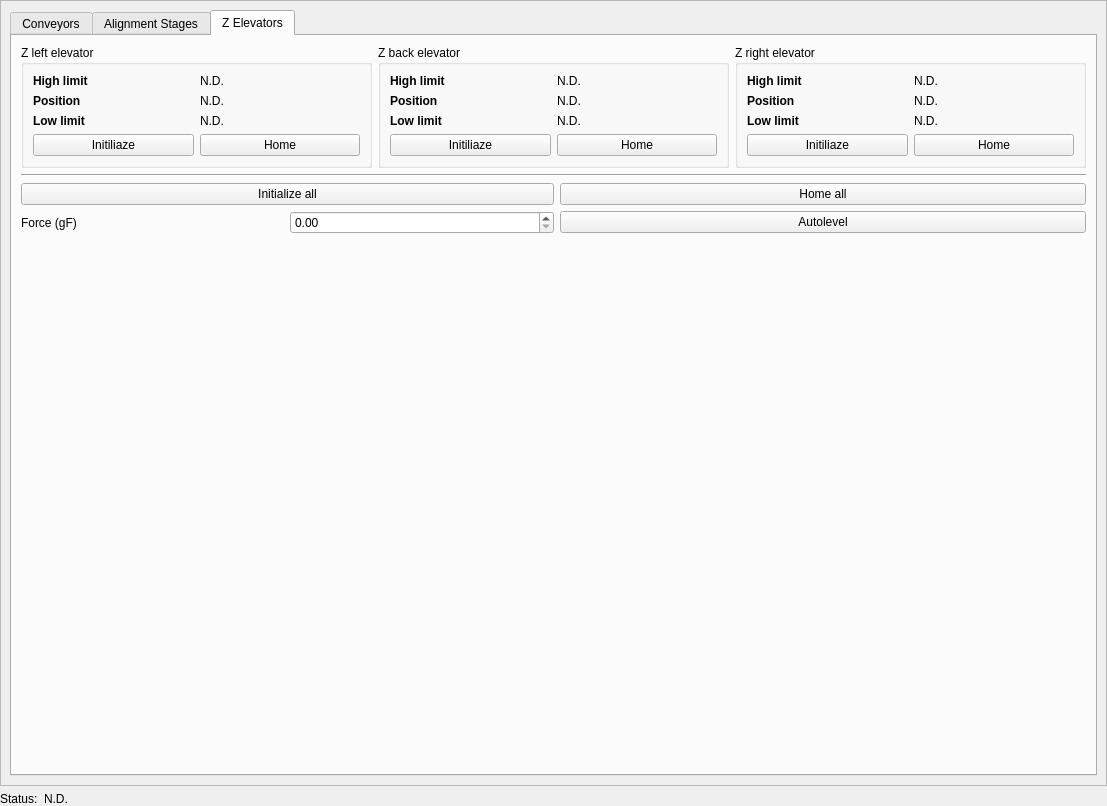
<?xml version="1.0" encoding="UTF-8"?>
<ui version="4.0">
 <class>ProcedureTestView</class>
 <widget class="QWidget" name="ProcedureTestView">
  <property name="geometry">
   <rect>
    <x>0</x>
    <y>0</y>
    <width>1107</width>
    <height>806</height>
   </rect>
  </property>
  <property name="windowTitle">
   <string>Form</string>
  </property>
  <layout class="QGridLayout" name="gridLayout" columnstretch="0,1">
   <property name="leftMargin">
    <number>0</number>
   </property>
   <property name="topMargin">
    <number>0</number>
   </property>
   <property name="rightMargin">
    <number>0</number>
   </property>
   <property name="bottomMargin">
    <number>0</number>
   </property>
   <item row="2" column="0">
    <widget class="QLabel" name="label">
     <property name="text">
      <string>Status:</string>
     </property>
    </widget>
   </item>
   <item row="2" column="1">
    <widget class="QLabel" name="lblProcStatus">
     <property name="text">
      <string>N.D.</string>
     </property>
    </widget>
   </item>
   <item row="0" column="0" colspan="2">
    <widget class="QScrollArea" name="scrollArea">
     <property name="widgetResizable">
      <bool>true</bool>
     </property>
     <widget class="QWidget" name="scrollAreaWidgetContents">
      <property name="geometry">
       <rect>
        <x>0</x>
        <y>0</y>
        <width>1105</width>
        <height>781</height>
       </rect>
      </property>
      <layout class="QVBoxLayout" name="verticalLayout">
       <item>
        <widget class="QTabWidget" name="tabWidget">
         <property name="currentIndex">
          <number>2</number>
         </property>
         <widget class="QWidget" name="tab">
          <attribute name="title">
           <string>Conveyors</string>
          </attribute>
          <layout class="QGridLayout" name="gridLayout_3">
           <item row="8" column="0">
            <widget class="QLabel" name="label_42">
             <property name="font">
              <font>
               <bold>true</bold>
              </font>
             </property>
             <property name="text">
              <string>CW0</string>
             </property>
            </widget>
           </item>
           <item row="2" column="4">
            <widget class="QLabel" name="label_36">
             <property name="font">
              <font>
               <bold>true</bold>
              </font>
             </property>
             <property name="text">
              <string>CM2</string>
             </property>
            </widget>
           </item>
           <item row="3" column="4">
            <widget class="QLabel" name="label_32">
             <property name="font">
              <font>
               <bold>true</bold>
              </font>
             </property>
             <property name="text">
              <string>CM3</string>
             </property>
            </widget>
           </item>
           <item row="8" column="5">
            <widget class="QLabel" name="cw2Value">
             <property name="text">
              <string>N.D.</string>
             </property>
            </widget>
           </item>
           <item row="4" column="5">
            <widget class="QPushButton" name="btnInitializeMask">
             <property name="text">
              <string>INITIALIZE</string>
             </property>
            </widget>
           </item>
           <item row="10" column="0">
            <widget class="QPushButton" name="btnEjectWafer">
             <property name="text">
              <string>EJECT</string>
             </property>
            </widget>
           </item>
           <item row="7" column="0" colspan="6">
            <widget class="Line" name="line_7">
             <property name="orientation">
              <enum>Qt::Orientation::Horizontal</enum>
             </property>
            </widget>
           </item>
           <item row="2" column="3">
            <widget class="QLabel" name="cm1Value">
             <property name="text">
              <string>N.D.</string>
             </property>
            </widget>
           </item>
           <item row="1" column="0" colspan="6">
            <widget class="Line" name="line_8">
             <property name="orientation">
              <enum>Qt::Orientation::Horizontal</enum>
             </property>
            </widget>
           </item>
           <item row="4" column="2">
            <widget class="QPushButton" name="btnExposureMask">
             <property name="text">
              <string>EXPOSURE</string>
             </property>
            </widget>
           </item>
           <item row="4" column="4">
            <widget class="QPushButton" name="btnHomeMask">
             <property name="text">
              <string>HOME</string>
             </property>
            </widget>
           </item>
           <item row="8" column="4">
            <widget class="QLabel" name="label_33">
             <property name="font">
              <font>
               <bold>true</bold>
              </font>
             </property>
             <property name="text">
              <string>CW2</string>
             </property>
            </widget>
           </item>
           <item row="9" column="0">
            <widget class="QLabel" name="label_34">
             <property name="font">
              <font>
               <bold>true</bold>
              </font>
             </property>
             <property name="text">
              <string>Position</string>
             </property>
            </widget>
           </item>
           <item row="2" column="0">
            <widget class="QLabel" name="label_40">
             <property name="font">
              <font>
               <bold>true</bold>
              </font>
             </property>
             <property name="text">
              <string>CM0</string>
             </property>
            </widget>
           </item>
           <item row="3" column="5">
            <widget class="QLabel" name="cm3Value">
             <property name="text">
              <string>N.D.</string>
             </property>
            </widget>
           </item>
           <item row="0" column="0">
            <widget class="QLabel" name="label_38">
             <property name="font">
              <font>
               <pointsize>12</pointsize>
               <bold>true</bold>
              </font>
             </property>
             <property name="text">
              <string>Mask drawer</string>
             </property>
            </widget>
           </item>
           <item row="2" column="1">
            <widget class="QLabel" name="cm0Value">
             <property name="text">
              <string>N.D.</string>
             </property>
            </widget>
           </item>
           <item row="4" column="1">
            <widget class="QPushButton" name="btnInsertMask">
             <property name="text">
              <string>INSERT</string>
             </property>
            </widget>
           </item>
           <item row="10" column="4">
            <widget class="QPushButton" name="btnHomeWafer">
             <property name="text">
              <string>HOME</string>
             </property>
            </widget>
           </item>
           <item row="2" column="5">
            <widget class="QLabel" name="cm2Value">
             <property name="text">
              <string>N.D.</string>
             </property>
            </widget>
           </item>
           <item row="10" column="5">
            <widget class="QPushButton" name="btnInitializeWafer">
             <property name="text">
              <string>INITIALIZE</string>
             </property>
            </widget>
           </item>
           <item row="4" column="0">
            <widget class="QPushButton" name="btnEjectMask">
             <property name="text">
              <string>EJECT</string>
             </property>
            </widget>
           </item>
           <item row="5" column="0" colspan="6">
            <spacer name="verticalSpacer_5">
             <property name="orientation">
              <enum>Qt::Orientation::Vertical</enum>
             </property>
             <property name="sizeType">
              <enum>QSizePolicy::Policy::Fixed</enum>
             </property>
             <property name="sizeHint" stdset="0">
              <size>
               <width>20</width>
               <height>8</height>
              </size>
             </property>
            </spacer>
           </item>
           <item row="10" column="1">
            <widget class="QPushButton" name="btnInsertWafer">
             <property name="text">
              <string>INSERT</string>
             </property>
            </widget>
           </item>
           <item row="3" column="1">
            <widget class="QLabel" name="maskPosValue">
             <property name="text">
              <string>N.D.</string>
             </property>
            </widget>
           </item>
           <item row="6" column="0">
            <widget class="QLabel" name="label_41">
             <property name="font">
              <font>
               <pointsize>12</pointsize>
               <bold>true</bold>
              </font>
             </property>
             <property name="text">
              <string>Wafer drawer</string>
             </property>
            </widget>
           </item>
           <item row="8" column="1">
            <widget class="QLabel" name="cw0Value">
             <property name="text">
              <string>N.D.</string>
             </property>
            </widget>
           </item>
           <item row="9" column="1">
            <widget class="QLabel" name="waferPosValue">
             <property name="text">
              <string>N.D.</string>
             </property>
            </widget>
           </item>
           <item row="2" column="2">
            <widget class="QLabel" name="label_39">
             <property name="font">
              <font>
               <bold>true</bold>
              </font>
             </property>
             <property name="text">
              <string>CM1</string>
             </property>
            </widget>
           </item>
           <item row="3" column="0">
            <widget class="QLabel" name="label_35">
             <property name="font">
              <font>
               <bold>true</bold>
              </font>
             </property>
             <property name="text">
              <string>Position</string>
             </property>
            </widget>
           </item>
           <item row="8" column="3">
            <widget class="QLabel" name="cw1Value">
             <property name="text">
              <string>N.D.</string>
             </property>
            </widget>
           </item>
           <item row="8" column="2">
            <widget class="QLabel" name="label_37">
             <property name="font">
              <font>
               <bold>true</bold>
              </font>
             </property>
             <property name="text">
              <string>CW1</string>
             </property>
            </widget>
           </item>
           <item row="11" column="2" colspan="2">
            <spacer name="verticalSpacer_2">
             <property name="orientation">
              <enum>Qt::Orientation::Vertical</enum>
             </property>
             <property name="sizeHint" stdset="0">
              <size>
               <width>20</width>
               <height>40</height>
              </size>
             </property>
            </spacer>
           </item>
          </layout>
         </widget>
         <widget class="QWidget" name="tab_2">
          <attribute name="title">
           <string>Alignment Stages</string>
          </attribute>
          <layout class="QGridLayout" name="gridLayout_2">
           <item row="12" column="2">
            <widget class="QLabel" name="label_19">
             <property name="font">
              <font>
               <bold>true</bold>
              </font>
             </property>
             <property name="text">
              <string>Postition</string>
             </property>
            </widget>
           </item>
           <item row="7" column="3">
            <widget class="QLabel" name="yStagePosValue">
             <property name="text">
              <string>N.D.</string>
             </property>
            </widget>
           </item>
           <item row="7" column="5">
            <widget class="QLabel" name="yBackLimitValue">
             <property name="text">
              <string>N.D.</string>
             </property>
            </widget>
           </item>
           <item row="14" column="1" colspan="2">
            <spacer name="verticalSpacer_4">
             <property name="orientation">
              <enum>Qt::Orientation::Vertical</enum>
             </property>
             <property name="sizeType">
              <enum>QSizePolicy::Policy::Fixed</enum>
             </property>
             <property name="sizeHint" stdset="0">
              <size>
               <width>20</width>
               <height>8</height>
              </size>
             </property>
            </spacer>
           </item>
           <item row="13" column="2">
            <widget class="QPushButton" name="btnCenterThetaStage">
             <property name="text">
              <string>CENTER</string>
             </property>
            </widget>
           </item>
           <item row="2" column="1">
            <widget class="QLabel" name="xLeftLimitValue">
             <property name="text">
              <string>N.D.</string>
             </property>
            </widget>
           </item>
           <item row="12" column="4">
            <widget class="QLabel" name="label_12">
             <property name="font">
              <font>
               <bold>true</bold>
              </font>
             </property>
             <property name="text">
              <string>CLOCKWISE</string>
             </property>
            </widget>
           </item>
           <item row="12" column="3">
            <widget class="QLabel" name="thetaStagePosValue">
             <property name="text">
              <string>N.D.</string>
             </property>
            </widget>
           </item>
           <item row="2" column="5">
            <widget class="QLabel" name="xRightLimitValue">
             <property name="text">
              <string>N.D.</string>
             </property>
            </widget>
           </item>
           <item row="16" column="0" colspan="6">
            <widget class="Line" name="line_4">
             <property name="orientation">
              <enum>Qt::Orientation::Horizontal</enum>
             </property>
            </widget>
           </item>
           <item row="12" column="5">
            <widget class="QLabel" name="thetaCWLimitValue">
             <property name="text">
              <string>N.D.</string>
             </property>
            </widget>
           </item>
           <item row="6" column="0" colspan="6">
            <widget class="Line" name="line_2">
             <property name="orientation">
              <enum>Qt::Orientation::Horizontal</enum>
             </property>
            </widget>
           </item>
           <item row="5" column="0">
            <widget class="QLabel" name="label_45">
             <property name="font">
              <font>
               <pointsize>12</pointsize>
               <bold>true</bold>
              </font>
             </property>
             <property name="text">
              <string>Y stage</string>
             </property>
            </widget>
           </item>
           <item row="7" column="1">
            <widget class="QLabel" name="yFrontLimitValue">
             <property name="text">
              <string>N.D.</string>
             </property>
            </widget>
           </item>
           <item row="7" column="4">
            <widget class="QLabel" name="label_8">
             <property name="font">
              <font>
               <bold>true</bold>
              </font>
             </property>
             <property name="text">
              <string>BACK</string>
             </property>
            </widget>
           </item>
           <item row="7" column="2">
            <widget class="QLabel" name="label_17">
             <property name="font">
              <font>
               <bold>true</bold>
              </font>
             </property>
             <property name="text">
              <string>Postition</string>
             </property>
            </widget>
           </item>
           <item row="12" column="1">
            <widget class="QLabel" name="thetaACWLimitValue">
             <property name="text">
              <string>N.D.</string>
             </property>
            </widget>
           </item>
           <item row="15" column="0">
            <widget class="QLabel" name="label_14">
             <property name="font">
              <font>
               <pointsize>12</pointsize>
               <bold>true</bold>
              </font>
             </property>
             <property name="text">
              <string>All stages</string>
             </property>
            </widget>
           </item>
           <item row="9" column="1" colspan="2">
            <spacer name="verticalSpacer_3">
             <property name="orientation">
              <enum>Qt::Orientation::Vertical</enum>
             </property>
             <property name="sizeType">
              <enum>QSizePolicy::Policy::Fixed</enum>
             </property>
             <property name="sizeHint" stdset="0">
              <size>
               <width>20</width>
               <height>8</height>
              </size>
             </property>
            </spacer>
           </item>
           <item row="3" column="2">
            <widget class="QPushButton" name="btnCenterXStage">
             <property name="text">
              <string>CENTER</string>
             </property>
            </widget>
           </item>
           <item row="2" column="0">
            <widget class="QLabel" name="label_2">
             <property name="font">
              <font>
               <bold>true</bold>
              </font>
             </property>
             <property name="text">
              <string>LEFT</string>
             </property>
            </widget>
           </item>
           <item row="7" column="0">
            <widget class="QLabel" name="label_6">
             <property name="font">
              <font>
               <bold>true</bold>
              </font>
             </property>
             <property name="text">
              <string>FRONT</string>
             </property>
            </widget>
           </item>
           <item row="11" column="0" colspan="6">
            <widget class="Line" name="line_3">
             <property name="orientation">
              <enum>Qt::Orientation::Horizontal</enum>
             </property>
            </widget>
           </item>
           <item row="4" column="1" colspan="2">
            <spacer name="verticalSpacer">
             <property name="orientation">
              <enum>Qt::Orientation::Vertical</enum>
             </property>
             <property name="sizeType">
              <enum>QSizePolicy::Policy::Fixed</enum>
             </property>
             <property name="sizeHint" stdset="0">
              <size>
               <width>20</width>
               <height>8</height>
              </size>
             </property>
            </spacer>
           </item>
           <item row="10" column="0">
            <widget class="QLabel" name="label_43">
             <property name="font">
              <font>
               <pointsize>12</pointsize>
               <bold>true</bold>
              </font>
             </property>
             <property name="text">
              <string>Theta stage</string>
             </property>
            </widget>
           </item>
           <item row="2" column="4">
            <widget class="QLabel" name="label_4">
             <property name="font">
              <font>
               <bold>true</bold>
              </font>
             </property>
             <property name="text">
              <string>RIGHT</string>
             </property>
            </widget>
           </item>
           <item row="1" column="0" colspan="6">
            <widget class="Line" name="line">
             <property name="orientation">
              <enum>Qt::Orientation::Horizontal</enum>
             </property>
            </widget>
           </item>
           <item row="12" column="0">
            <widget class="QLabel" name="label_10">
             <property name="font">
              <font>
               <bold>true</bold>
              </font>
             </property>
             <property name="text">
              <string>ANTI-CLOCKWISE</string>
             </property>
            </widget>
           </item>
           <item row="13" column="3">
            <widget class="QPushButton" name="btnInitThetaStage">
             <property name="text">
              <string>INITIALIZE</string>
             </property>
            </widget>
           </item>
           <item row="8" column="2">
            <widget class="QPushButton" name="btnCenterYStage">
             <property name="text">
              <string>CENTER</string>
             </property>
            </widget>
           </item>
           <item row="2" column="2">
            <widget class="QLabel" name="label_15">
             <property name="font">
              <font>
               <bold>true</bold>
              </font>
             </property>
             <property name="text">
              <string>Postition</string>
             </property>
            </widget>
           </item>
           <item row="2" column="3">
            <widget class="QLabel" name="xStagePosValue">
             <property name="text">
              <string>N.D.</string>
             </property>
            </widget>
           </item>
           <item row="3" column="3">
            <widget class="QPushButton" name="btnInitXStage">
             <property name="text">
              <string>INITIALIZE</string>
             </property>
            </widget>
           </item>
           <item row="0" column="0">
            <widget class="QLabel" name="label_44">
             <property name="font">
              <font>
               <pointsize>12</pointsize>
               <bold>true</bold>
              </font>
             </property>
             <property name="text">
              <string>X stage</string>
             </property>
            </widget>
           </item>
           <item row="8" column="3">
            <widget class="QPushButton" name="btnInitYStage">
             <property name="text">
              <string>INITIALIZE</string>
             </property>
            </widget>
           </item>
           <item row="17" column="2">
            <widget class="QPushButton" name="btnCenterAllStages">
             <property name="text">
              <string>CENTER</string>
             </property>
            </widget>
           </item>
           <item row="17" column="3">
            <widget class="QPushButton" name="btnInitAllStages">
             <property name="text">
              <string>INITIALIZE</string>
             </property>
            </widget>
           </item>
           <item row="18" column="2" colspan="2">
            <spacer name="verticalSpacer_6">
             <property name="orientation">
              <enum>Qt::Orientation::Vertical</enum>
             </property>
             <property name="sizeHint" stdset="0">
              <size>
               <width>20</width>
               <height>40</height>
              </size>
             </property>
            </spacer>
           </item>
          </layout>
         </widget>
         <widget class="QWidget" name="tab_3">
          <attribute name="title">
           <string>Z Elevators</string>
          </attribute>
          <layout class="QGridLayout" name="gridLayout_7">
           <item row="0" column="2">
            <widget class="QGroupBox" name="groupBox_3">
             <property name="title">
              <string>Z right elevator</string>
             </property>
             <layout class="QGridLayout" name="gridLayout_6">
              <item row="0" column="1">
               <widget class="QLabel" name="label_13">
                <property name="text">
                 <string>N.D.</string>
                </property>
               </widget>
              </item>
              <item row="2" column="0">
               <widget class="QLabel" name="label_27">
                <property name="font">
                 <font>
                  <bold>true</bold>
                 </font>
                </property>
                <property name="text">
                 <string>Low limit</string>
                </property>
               </widget>
              </item>
              <item row="1" column="0">
               <widget class="QLabel" name="label_26">
                <property name="font">
                 <font>
                  <bold>true</bold>
                 </font>
                </property>
                <property name="text">
                 <string>Position</string>
                </property>
               </widget>
              </item>
              <item row="2" column="1">
               <widget class="QLabel" name="label_28">
                <property name="text">
                 <string>N.D.</string>
                </property>
               </widget>
              </item>
              <item row="0" column="0">
               <widget class="QLabel" name="label_11">
                <property name="font">
                 <font>
                  <bold>true</bold>
                 </font>
                </property>
                <property name="text">
                 <string>High limit</string>
                </property>
               </widget>
              </item>
              <item row="3" column="1">
               <widget class="QPushButton" name="pushButton_5">
                <property name="text">
                 <string>Home</string>
                </property>
               </widget>
              </item>
              <item row="3" column="0">
               <widget class="QPushButton" name="pushButton_6">
                <property name="text">
                 <string>Initiliaze</string>
                </property>
               </widget>
              </item>
              <item row="1" column="1">
               <widget class="QLabel" name="label_29">
                <property name="text">
                 <string>N.D.</string>
                </property>
               </widget>
              </item>
             </layout>
            </widget>
           </item>
           <item row="2" column="0" colspan="3">
            <widget class="QWidget" name="widget" native="true">
             <layout class="QGridLayout" name="gridLayout_8" columnstretch="1,1,2" rowminimumheight="0,0,0">
              <property name="leftMargin">
               <number>0</number>
              </property>
              <property name="topMargin">
               <number>0</number>
              </property>
              <property name="rightMargin">
               <number>0</number>
              </property>
              <property name="bottomMargin">
               <number>0</number>
              </property>
              <item row="2" column="1">
               <widget class="QDoubleSpinBox" name="doubleSpinBox"/>
              </item>
              <item row="1" column="2">
               <widget class="QPushButton" name="pushButton_8">
                <property name="text">
                 <string>Home all</string>
                </property>
               </widget>
              </item>
              <item row="2" column="2">
               <widget class="QPushButton" name="btnStartAutolevel">
                <property name="text">
                 <string>Autolevel</string>
                </property>
               </widget>
              </item>
              <item row="2" column="0">
               <widget class="QLabel" name="label_30">
                <property name="text">
                 <string>Force (gF)</string>
                </property>
               </widget>
              </item>
              <item row="1" column="0" colspan="2">
               <widget class="QPushButton" name="pushButton_7">
                <property name="text">
                 <string>Initialize all</string>
                </property>
               </widget>
              </item>
             </layout>
            </widget>
           </item>
           <item row="0" column="1">
            <widget class="QGroupBox" name="groupBox_2">
             <property name="title">
              <string>Z back elevator</string>
             </property>
             <layout class="QGridLayout" name="gridLayout_5">
              <item row="1" column="1">
               <widget class="QLabel" name="label_25">
                <property name="text">
                 <string>N.D.</string>
                </property>
               </widget>
              </item>
              <item row="1" column="0">
               <widget class="QLabel" name="label_22">
                <property name="font">
                 <font>
                  <bold>true</bold>
                 </font>
                </property>
                <property name="text">
                 <string>Position</string>
                </property>
               </widget>
              </item>
              <item row="0" column="0">
               <widget class="QLabel" name="label_7">
                <property name="font">
                 <font>
                  <bold>true</bold>
                 </font>
                </property>
                <property name="text">
                 <string>High limit</string>
                </property>
               </widget>
              </item>
              <item row="0" column="1">
               <widget class="QLabel" name="label_9">
                <property name="text">
                 <string>N.D.</string>
                </property>
               </widget>
              </item>
              <item row="3" column="1">
               <widget class="QPushButton" name="pushButton_3">
                <property name="text">
                 <string>Home</string>
                </property>
               </widget>
              </item>
              <item row="3" column="0">
               <widget class="QPushButton" name="pushButton_4">
                <property name="text">
                 <string>Initiliaze</string>
                </property>
               </widget>
              </item>
              <item row="2" column="1">
               <widget class="QLabel" name="label_24">
                <property name="text">
                 <string>N.D.</string>
                </property>
               </widget>
              </item>
              <item row="2" column="0">
               <widget class="QLabel" name="label_23">
                <property name="font">
                 <font>
                  <bold>true</bold>
                 </font>
                </property>
                <property name="text">
                 <string>Low limit</string>
                </property>
               </widget>
              </item>
             </layout>
            </widget>
           </item>
           <item row="1" column="0" colspan="3">
            <widget class="Line" name="line_5">
             <property name="orientation">
              <enum>Qt::Orientation::Horizontal</enum>
             </property>
            </widget>
           </item>
           <item row="0" column="0">
            <widget class="QGroupBox" name="groupBox">
             <property name="title">
              <string>Z left elevator</string>
             </property>
             <property name="flat">
              <bool>false</bool>
             </property>
             <property name="checkable">
              <bool>false</bool>
             </property>
             <layout class="QGridLayout" name="gridLayout_4">
              <item row="0" column="0">
               <widget class="QLabel" name="label_3">
                <property name="font">
                 <font>
                  <bold>true</bold>
                 </font>
                </property>
                <property name="text">
                 <string>High limit</string>
                </property>
               </widget>
              </item>
              <item row="0" column="1">
               <widget class="QLabel" name="label_5">
                <property name="text">
                 <string>N.D.</string>
                </property>
               </widget>
              </item>
              <item row="1" column="0">
               <widget class="QLabel" name="label_16">
                <property name="font">
                 <font>
                  <bold>true</bold>
                 </font>
                </property>
                <property name="text">
                 <string>Position</string>
                </property>
               </widget>
              </item>
              <item row="1" column="1">
               <widget class="QLabel" name="label_18">
                <property name="text">
                 <string>N.D.</string>
                </property>
               </widget>
              </item>
              <item row="2" column="0">
               <widget class="QLabel" name="label_20">
                <property name="font">
                 <font>
                  <bold>true</bold>
                 </font>
                </property>
                <property name="text">
                 <string>Low limit</string>
                </property>
               </widget>
              </item>
              <item row="2" column="1">
               <widget class="QLabel" name="label_21">
                <property name="text">
                 <string>N.D.</string>
                </property>
               </widget>
              </item>
              <item row="3" column="0">
               <widget class="QPushButton" name="pushButton">
                <property name="text">
                 <string>Initiliaze</string>
                </property>
               </widget>
              </item>
              <item row="3" column="1">
               <widget class="QPushButton" name="pushButton_2">
                <property name="text">
                 <string>Home</string>
                </property>
               </widget>
              </item>
             </layout>
            </widget>
           </item>
           <item row="4" column="0" colspan="3">
            <spacer name="verticalSpacer_7">
             <property name="orientation">
              <enum>Qt::Orientation::Vertical</enum>
             </property>
             <property name="sizeHint" stdset="0">
              <size>
               <width>20</width>
               <height>40</height>
              </size>
             </property>
            </spacer>
           </item>
          </layout>
         </widget>
        </widget>
       </item>
      </layout>
     </widget>
    </widget>
   </item>
  </layout>
 </widget>
 <resources/>
 <connections/>
</ui>
